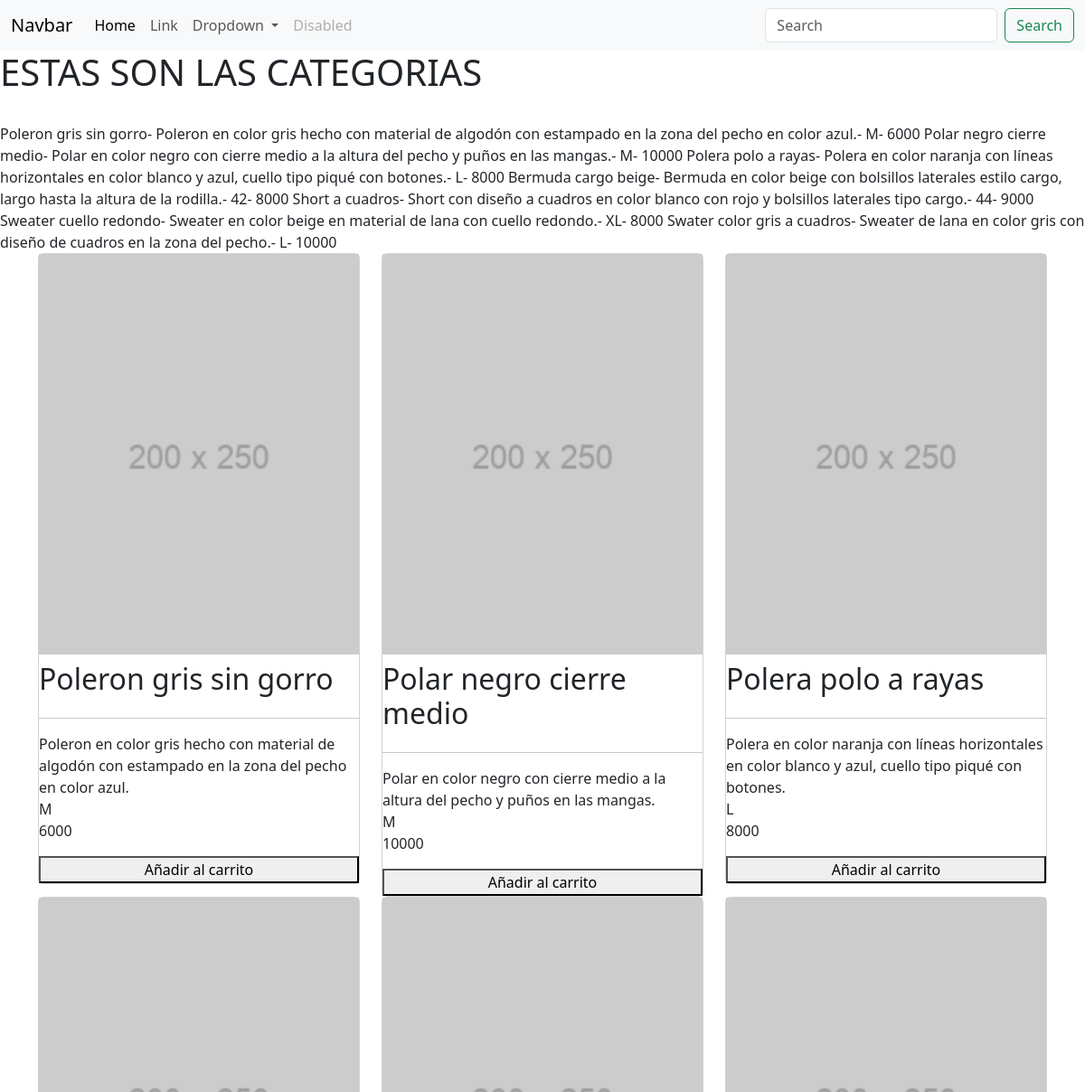
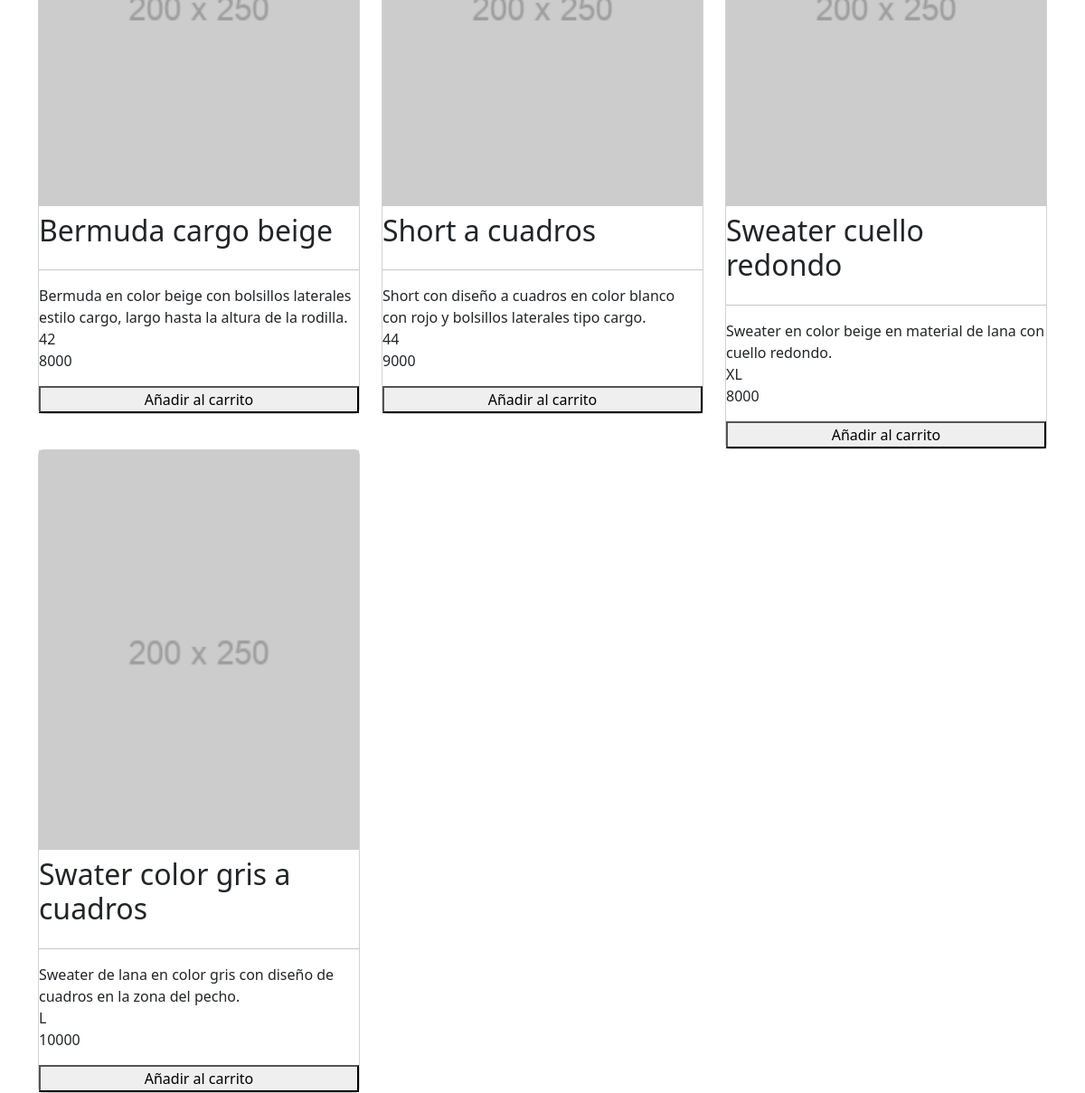
The app's page /prueba, older data (2 pictures, top to bottom).
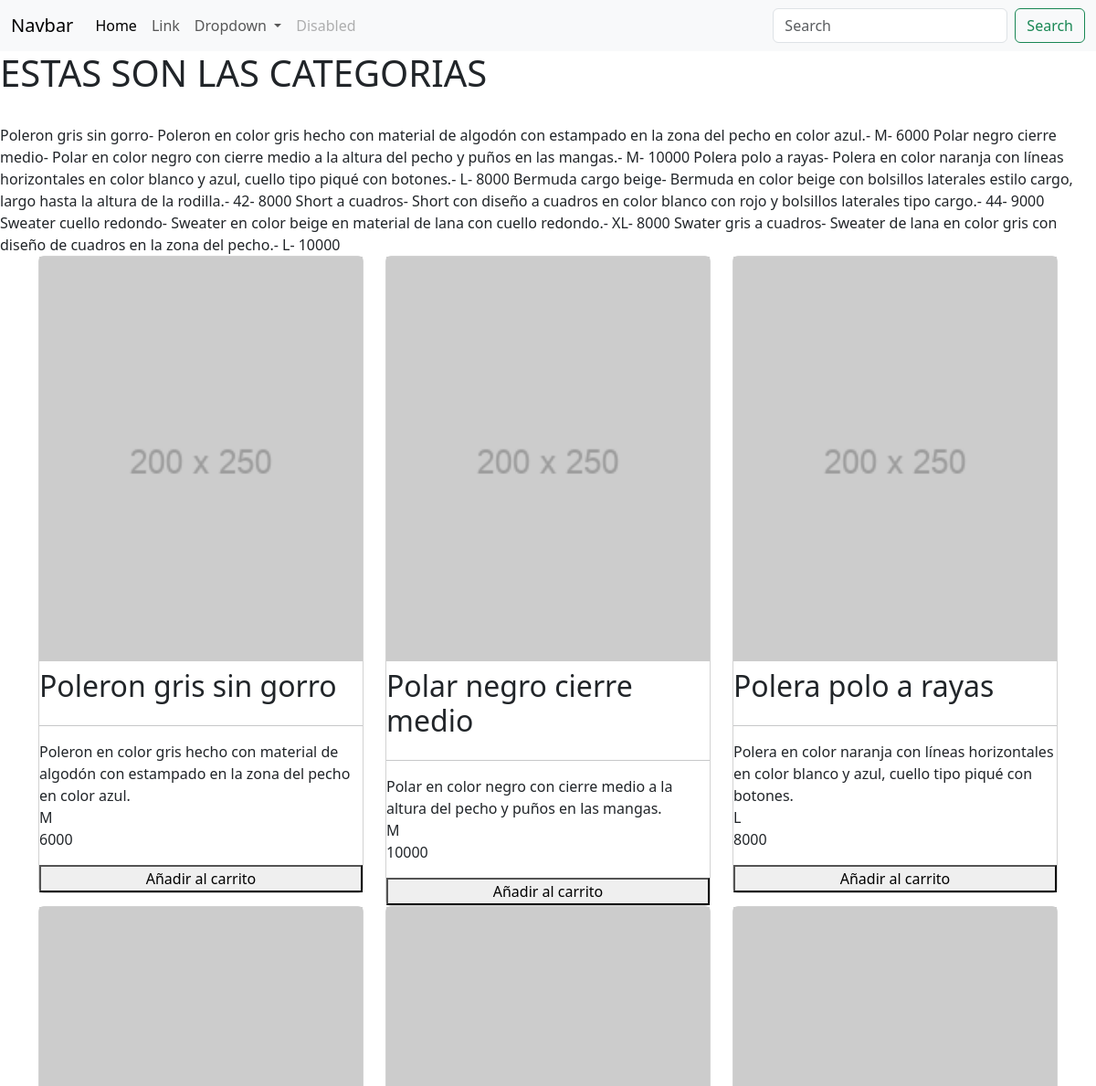
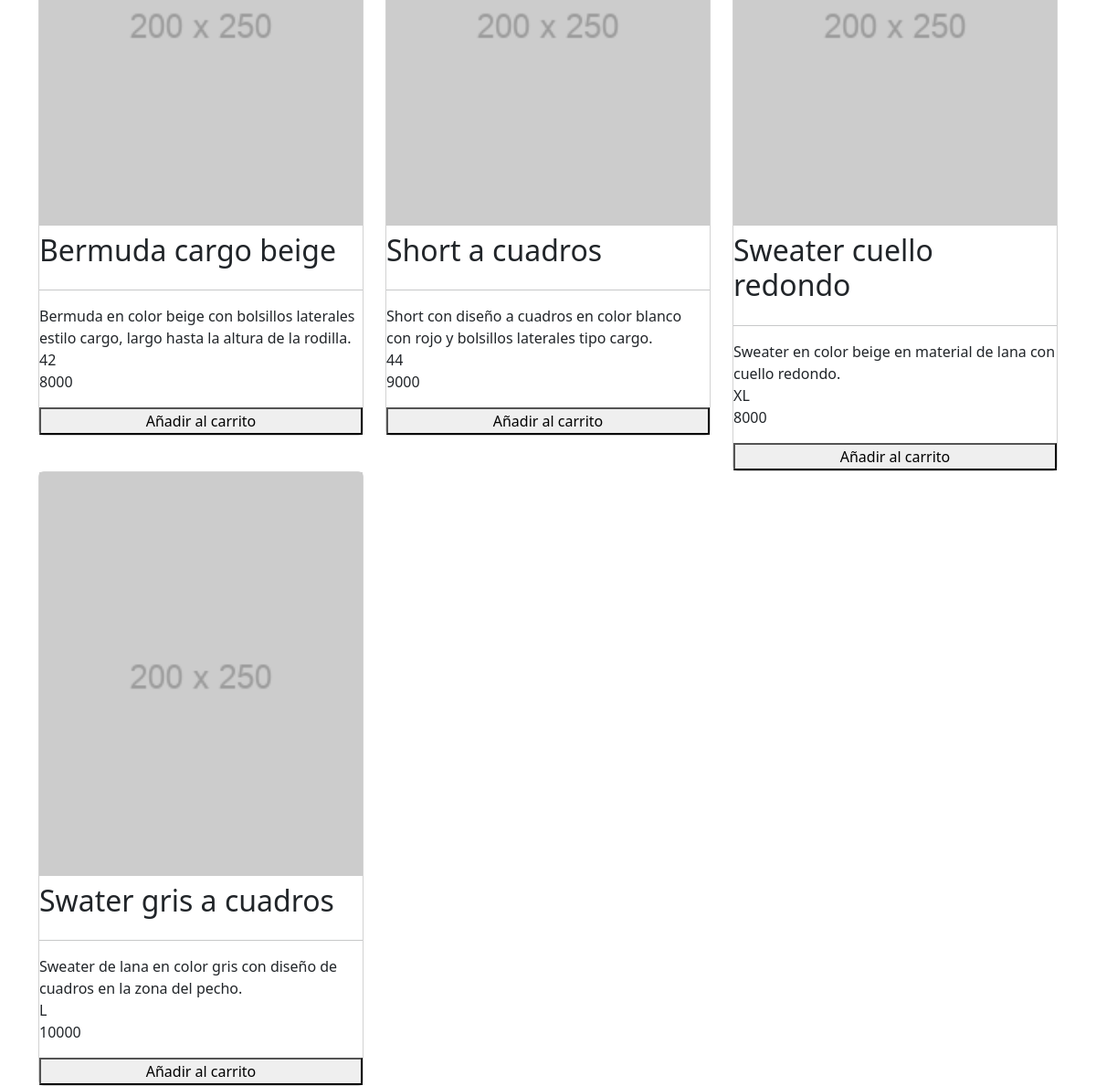
The same page, newer data (2 pictures, top to bottom).
### venta/models.py (models this page shows, shortened)
class Producto(models.Model):
    id_producto     = models.BigAutoField(db_column='idProducto', primary_key=True)
    id_categoria    = models.ForeignKey('Categoria', on_delete=models.CASCADE, db_column='idCategoria')
    nombre          = models.CharField(max_length=25)
    marca           = models.CharField(max_length=25)
    descripcion     = models.CharField(max_length=200)
    talla           = models.CharField(max_length=4)
    precio          = models.IntegerField()
    stock           = models.IntegerField()
    imagen          = models.ImageField(upload_to='productos/', null=True)

### venta/views.py (the view)
# urls.py: path('prueba',views.prueba, name='prueba'),
def prueba(request):
    prodMujer = Producto.objects.filter(id_categoria="1")
    context = {"productos":prodMujer}
    return render(request,"venta/prueba.html",context)

### venta/templates/venta/prueba.html (shortened to what this page needs)
{% load static %}
<!DOCTYPE html>
<html lang="en">
<head>
    <link href="https://cdn.jsdelivr.net/npm/bootstrap@5.3.0-alpha2/dist/css/bootstrap.min.css" rel="stylesheet">
</head>
<body>
    <nav class="navbar navbar-expand-lg bg-body-tertiary">
        <div class="container-fluid">
            <a class="navbar-brand" href="#">Navbar</a>
            <div class="collapse navbar-collapse" id="navbarSupportedContent">
                <ul class="navbar-nav me-auto mb-2 mb-lg-0">
                <li class="nav-item">
                    <a class="nav-link active" aria-current="page" href="#">Home</a>
                </li>
                <li class="nav-item">
                    <a class="nav-link" href="#">Link</a>
                </li>
                <li class="nav-item dropdown">
                    <a class="nav-link dropdown-toggle" href="#" role="button" data-bs-toggle="dropdown" aria-expanded="false">
                    Dropdown
                    </a>
                </li>
                <li class="nav-item">
                    <a class="nav-link disabled">Disabled</a>
                </li>
                </ul>
                <form class="d-flex" role="search">
                    <input class="form-control me-2" type="search" placeholder="Search" aria-label="Search">
                    <button class="btn btn-outline-success" type="submit">Search</button>
                </form>
            </div>
        </div>
    </nav>
    <h1>ESTAS SON LAS CATEGORIAS</h1>
    <br>
    {% for i in productos %}
    {{i.nombre}}-
    {{i.descripcion}}-
    {{i.talla}}-
    {{i.precio}}
    {% endfor %}
    <div class="container">
        <div class="row">
            {% for i in productos %}
            <div class="col-lg-4 col-md-6 col-sm-12">
                <div class="producto card">
                    <img src="{% static 'venta/imagenes/200x250.png' %}">
                    <h2 class="pt-2">{{i.nombre}}</h2>
                    <hr>
                    <p class="mb-0">{{i.descripcion}}</p>
                    <p class="mt-0 mb-0">{{i.talla}}</p>
                    <p class="mt-0">{{i.precio}}</p>
                    <button class="color-boton">Añadir al carrito</button>
                </div>
            </div>
            {% endfor %}
        </div>
    </div>
</body>
</html>

Row changes from the older to the newer data that the page shows:
changed Producto "Sweater de lana en color gris con diseño de cuadros en la zona del pecho.": nombre "Swater color gris a cuadros" → "Swater gris a cuadros"
